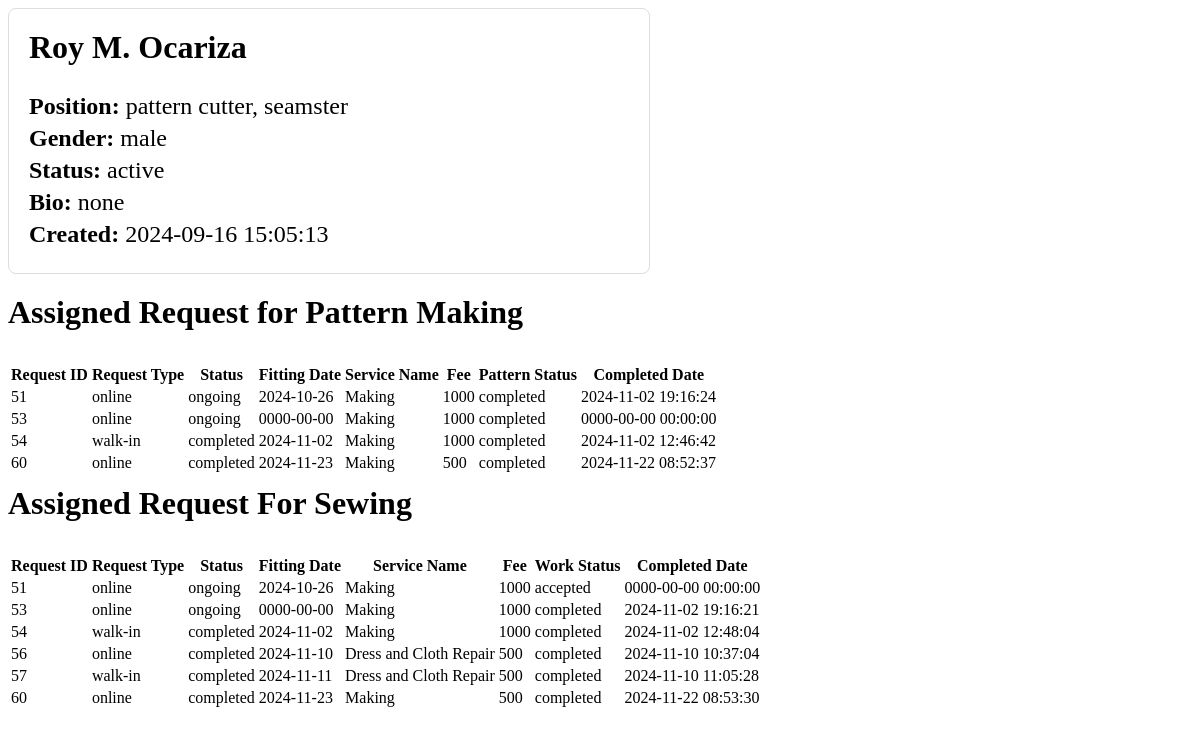
The app's page /admin/fetch_employee_details.php?employee_name=Roy M. Ocariza, older data.
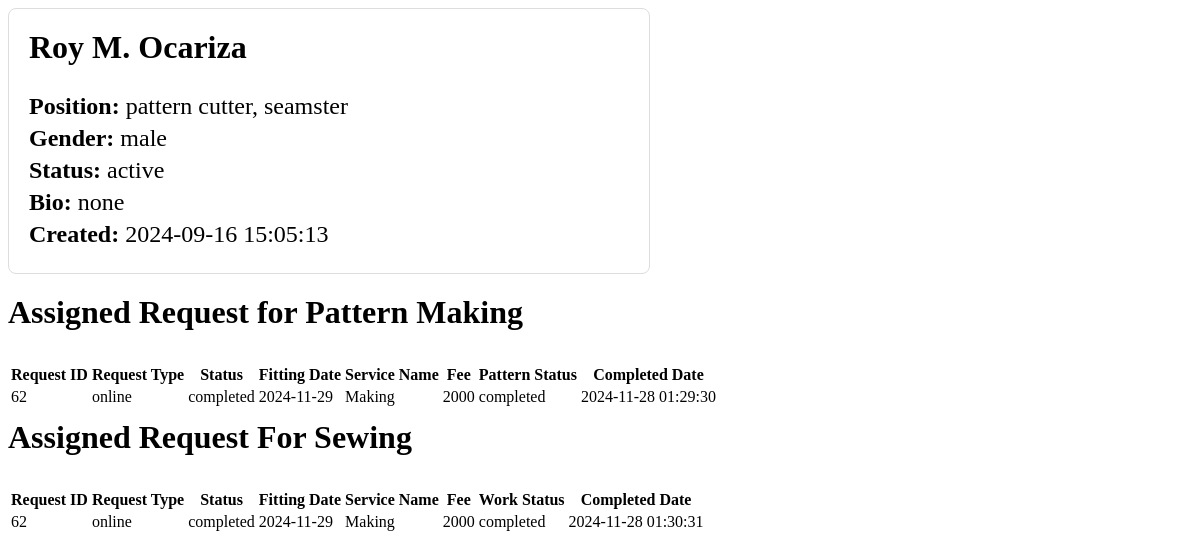
The same page, newer data.
### tables this page shows
CREATE TABLE `royale_request_tbl` (
  `request_id` int(11) NOT NULL,
  `request_status` varchar(255) NOT NULL,
  `request_type` varchar(255) NOT NULL,
  `user_id` bigint(255) NOT NULL,
  `service_name` varchar(255) NOT NULL,
  `name` varchar(255) NOT NULL,
  `contact_number` bigint(255) NOT NULL,
  `gender` varchar(255) NOT NULL,
  `email` varchar(255) NOT NULL,
  `address` varchar(255) NOT NULL,
  `fitting_date` date NOT NULL,
  `fitting_time` time NOT NULL,
  `photo` varchar(255) NOT NULL,
  `message` text NOT NULL,
  `fee` bigint(255) NOT NULL,
  `measurement` text NOT NULL,
  `deadline` date NOT NULL,
  `special_group` varchar(255) NOT NULL,
  `assigned_pattern_cutter` varchar(255) NOT NULL,
  `assigned_tailor` varchar(255) NOT NULL,
  `balance` bigint(255) NOT NULL,
  `down_payment` bigint(255) NOT NULL,
  `down_payment_date` date NOT NULL,
  `pattern_status` text NOT NULL,
  `pattern_completed_datetime` datetime NOT NULL,
  `work_status` varchar(255) NOT NULL,
  `work_completed_datetime` datetime NOT NULL,
  `final_payment` bigint(255) NOT NULL,
  `final_payment_date` date NOT NULL,
  `refund` bigint(255) NOT NULL,
  `refund_reason` text NOT NULL,
  `datetime_request` datetime NOT NULL
);

### admin/fetch_employee_details.php (the view, shortened to what this page needs)
<?php
require 'dbconnect.php';
if (isset($_GET['employee_name'])) {
    $employeeName = $_GET['employee_name'];
    $stmt = $conn->prepare("SELECT * FROM employee_tbl WHERE employee_name = ?");
    $stmt->bind_param("s", $employeeName);
    $stmt->execute();
    $employeeResult = $stmt->get_result()->fetch_assoc();
    if ($employeeResult) {
        echo "<div class='employee-info'>";
        echo "<h2>" . htmlspecialchars($employeeResult['employee_name']) . "</h2>";
        echo "<p><strong>Position:</strong> " . htmlspecialchars($employeeResult['employee_position']) . "</p>";
        echo "<p><strong>Gender:</strong> " . htmlspecialchars($employeeResult['employee_gender']) . "</p>";
        echo "<p><strong>Status:</strong> " . htmlspecialchars($employeeResult['employee_status']) . "</p>";
        echo "<p><strong>Bio:</strong> " . htmlspecialchars($employeeResult['employee_bio']) . "</p>";
        echo "<p><strong>Created:</strong> " . htmlspecialchars($employeeResult['datetime_created']) . "</p>";
        echo "</div>";
    } else {
        echo "<p>Employee not found.</p>";
    }
    echo "<h3 style='margin-top: 10px;'>Assigned Request for Pattern Making</h3>";
    $patternCutterStmt = $conn->prepare("SELECT * FROM royale_request_tbl WHERE assigned_pattern_cutter = ?");
    $patternCutterStmt->bind_param("s", $employeeName);
    $patternCutterStmt->execute();
    $patternRequests = $patternCutterStmt->get_result();
    if ($patternRequests->num_rows > 0) {
        echo "<table>";
        echo "<thead>
                <tr>
                    <th>Request ID</th>
                    <th>Request Type</th>
                    <th>Status</th>
                    <th>Fitting Date</th>
                    <th>Service Name</th>
                    <th>Fee</th>
                    <th>Pattern Status</th>
                    <th>Completed Date</th>
                </tr>
              </thead>";
        echo "<tbody>";
        while ($request = $patternRequests->fetch_assoc()) {
            echo "<tr>
                    <td>" . htmlspecialchars($request['request_id']) . "</td>
                    <td>" . htmlspecialchars($request['request_type']) . "</td>
                    <td>" . htmlspecialchars($request['request_status']) . "</td>
                    <td>" . htmlspecialchars($request['fitting_date']) . "</td>
                    <td>" . htmlspecialchars($request['service_name']) . "</td>
                    <td>" . htmlspecialchars($request['fee']) . "</td>
                    <td>" . htmlspecialchars($request['pattern_status']) . "</td>
                    <td>" . htmlspecialchars($request['pattern_completed_datetime']) . "</td>
                  </tr>";
        }
        echo "</tbody></table>";
    } else {
        echo "<p>No pattern cutter requests assigned to this employee.</p>";
    }
    echo "<h3 style='margin-top: 10px;'>Assigned Request For Sewing</h3>";
    $tailorStmt = $conn->prepare("SELECT * FROM royale_request_tbl WHERE assigned_tailor = ?");
    $tailorStmt->bind_param("s", $employeeName);
    $tailorStmt->execute();
    $tailorRequests = $tailorStmt->get_result();
    if ($tailorRequests->num_rows > 0) {
        echo "<table>";
        echo "<thead>
                <tr>
                    <th>Request ID</th>
                    <th>Request Type</th>
                    <th>Status</th>
                    <th>Fitting Date</th>
                    <th>Service Name</th>
                    <th>Fee</th>
                    <th>Work Status</th>
                    <th>Completed Date</th>
                </tr>
              </thead>";
        echo "<tbody>";
        while ($request = $tailorRequests->fetch_assoc()) {
            echo "<tr>
                    <td>" . htmlspecialchars($request['request_id']) . "</td>
                    <td>" . htmlspecialchars($request['request_type']) . "</td>
                    <td>" . htmlspecialchars($request['request_status']) . "</td>
                    <td>" . htmlspecialchars($request['fitting_date']) . "</td>
                    <td>" . htmlspecialchars($request['service_name']) . "</td>
                    <td>" . htmlspecialchars($request['fee']) . "</td>
                    <td>" . htmlspecialchars($request['work_status']) . "</td>
                    <td>" . htmlspecialchars($request['work_completed_datetime']) . "</td>
                  </tr>";
        }
        echo "</tbody></table>";
    } else {
        echo "<p>No tailor requests assigned to this employee.</p>";
    }
}
?>

Row changes from the older to the newer data that the page shows:
removed royale_request_tbl: request_id "51", request_type "online", request_status "ongoing", fitting_date "2024-10-26", service_name "Making", fee "1000", pattern_status "completed", pattern_completed_datetime "2024-11-02 19:16:24", work_status "accepted", work_completed_datetime "0000-00-00 00:00:00"
removed royale_request_tbl: request_id "53", request_type "online", request_status "ongoing", fitting_date "0000-00-00", service_name "Making", fee "1000", pattern_status "completed", pattern_completed_datetime "0000-00-00 00:00:00", work_status "completed", work_completed_datetime "2024-11-02 19:16:21"
removed royale_request_tbl: request_id "54", request_type "walk-in", request_status "completed", fitting_date "2024-11-02", service_name "Making", fee "1000", pattern_status "completed", pattern_completed_datetime "2024-11-02 12:46:42", work_status "completed", work_completed_datetime "2024-11-02 12:48:04"
removed royale_request_tbl: request_id "60", request_type "online", request_status "completed", fitting_date "2024-11-23", service_name "Making", fee "500", pattern_status "completed", pattern_completed_datetime "2024-11-22 08:52:37", work_status "completed", work_completed_datetime "2024-11-22 08:53:30"
removed royale_request_tbl: request_id "56", request_type "online", request_status "completed", fitting_date "2024-11-10", service_name "Dress and Cloth Repair", fee "500", work_status "completed", work_completed_datetime "2024-11-10 10:37:04", shown under "Assigned Request For Sewing"
removed royale_request_tbl: request_id "57", request_type "walk-in", request_status "completed", fitting_date "2024-11-11", service_name "Dress and Cloth Repair", fee "500", work_status "completed", work_completed_datetime "2024-11-10 11:05:28", shown under "Assigned Request For Sewing"
added royale_request_tbl: request_id "62", request_type "online", request_status "completed", fitting_date "2024-11-29", service_name "Making", fee "2000", pattern_status "completed", pattern_completed_datetime "2024-11-28 01:29:30", work_status "completed", work_completed_datetime "2024-11-28 01:30:31"
